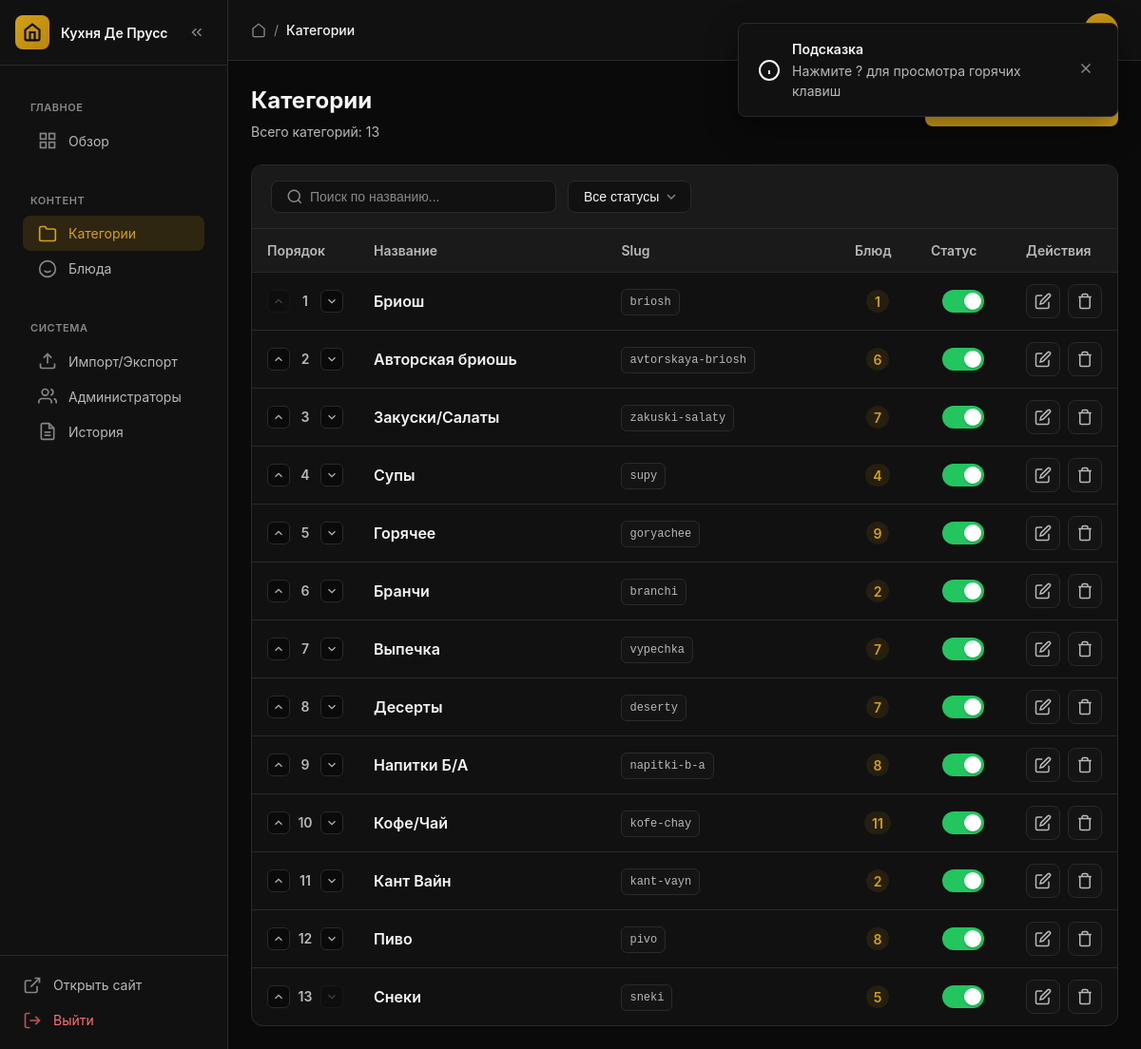
Page /admin/categories (signed in) on the earlier database version.
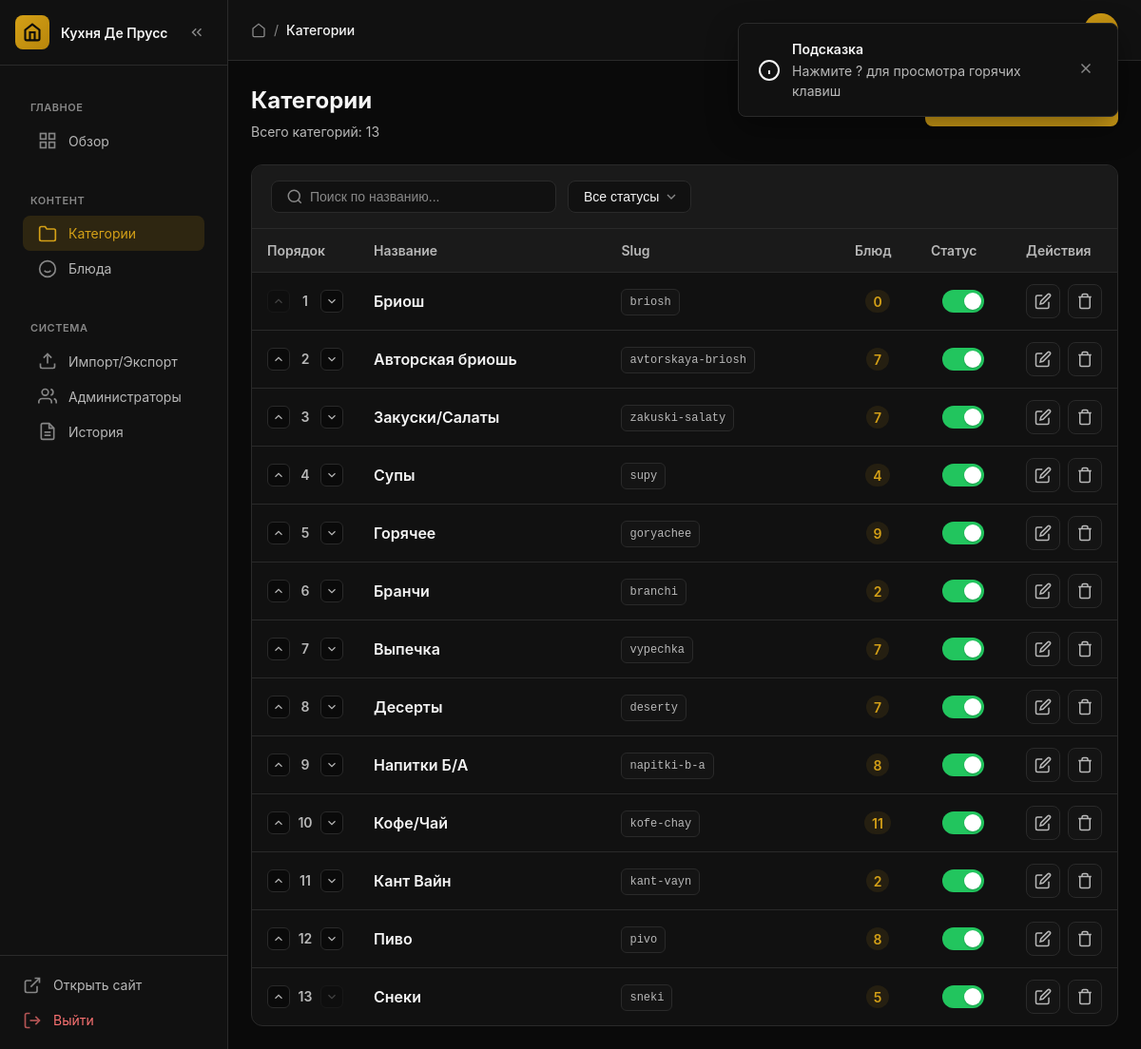
Same page on the later database version.
### app/models/category.py (models this page shows, shortened)
class Category(Base):
    __tablename__ = "categories"
    id = Column(Integer, primary_key=True, autoincrement=True)
    name = Column(String(100), nullable=False)
    slug = Column(String(100), unique=True, nullable=False, index=True)
    description = Column(Text, nullable=True)
    sort_order = Column(Integer, default=0)
    is_active = Column(Boolean, default=True)
    created_at = Column(DateTime(timezone=True), server_default=func.now())
    updated_at = Column(DateTime(timezone=True), server_default=func.now(), onupdate=func.now())
    dishes = relationship("Dish", back_populates="category", lazy="selectin")

### app/api/admin/categories/crud.py (the view)
@router.get("/categories", response_class=HTMLResponse)
async def categories_list(
    request: Request,
    admin: AdminUser = Depends(get_current_admin),
    db: AsyncSession = Depends(get_db)
):
    result = await db.execute(select(Category).order_by(Category.sort_order))
    categories = result.scalars().all()
    return templates.TemplateResponse(
        "admin/categories.html",
        {"request": request, "admin": admin, "categories": categories}
    )

### app/templates/admin/categories.html (shortened to what this page needs)
{% extends "admin/base.html" %}
{% block breadcrumbs %}
<a href="/admin" class="admin-breadcrumbs__item">
    <svg width="16" height="16" viewBox="0 0 24 24" fill="none" stroke="currentColor" stroke-width="2">
        <path d="M3 9l9-7 9 7v11a2 2 0 0 1-2 2H5a2 2 0 0 1-2-2z"></path>
    </svg>
</a>
<span class="admin-breadcrumbs__separator">/</span>
<span class="admin-breadcrumbs__current">Категории</span>
{% endblock %}
{% block content %}
<div class="page-header">
    <div class="page-header__top">
        <div>
            <h1 class="page-title">Категории</h1>
            <p class="page-subtitle">Всего категорий: <span id="totalCount">{{ categories|length }}</span></p>
        </div>
        <div class="page-header__actions">
            <a href="/admin/categories/new" class="btn btn--primary">
            </a>
        </div>
    </div>
</div>
<div class="card">
    <div class="filter-bar">
        <div class="filter-bar__left">
            <div class="filter-bar__search">
                <input type="text" id="searchInput" class="filter-bar__input" placeholder="Поиск по названию...">
            </div>
            <select id="statusFilter" class="filter-bar__select">
                <option value="">Все статусы</option>
            </select>
        </div>
    </div>
    {% if categories %}
    <div class="table-wrapper">
        <table class="table table--sortable table--hoverable" id="categoriesTable">
            <thead>
                <tr>
                    <th class="table__th--w-80 table__th--center">Порядок</th>
                    <th>Название</th>
                    <th>Slug</th>
                    <th class="table__th--w-80 table__th--center">Блюд</th>
                    <th class="table__th--w-100 table__th--center">Статус</th>
                    <th class="table__th--w-100 table__th--center">Действия</th>
                </tr>
            </thead>
            <tbody id="categoriesTableBody">
                {% for cat in categories %}
                <tr data-id="{{ cat.id }}" data-active="{{ 'true' if cat.is_active else 'false' }}">
                    <td class="table__td--center">
                        <div class="reorder-controls">
                            <button type="button" class="reorder-btn reorder-btn--up" onclick="moveRow(this, 'up')" title="Вверх">
                                <svg width="14" height="14" viewBox="0 0 24 24" fill="none" stroke="currentColor" stroke-width="2">
                                    <polyline points="18 15 12 9 6 15"></polyline>
                                </svg>
                            </button>
                            <span class="reorder-position">{{ loop.index }}</span>
                            <button type="button" class="reorder-btn reorder-btn--down" onclick="moveRow(this, 'down')" title="Вниз">
                                <svg width="14" height="14" viewBox="0 0 24 24" fill="none" stroke="currentColor" stroke-width="2">
                                    <polyline points="6 9 12 15 18 9"></polyline>
                                </svg>
                            </button>
                        </div>
                    </td>
                    <td>
                        <strong>{{ cat.name }}</strong>
                    </td>
                    <td>
                        <code class="slug-code">{{ cat.slug }}</code>
                    </td>
                    <td class="table__td--center">
                        <span class="dishes-count-badge">{{ cat.dishes|length }}</span>
                    </td>
                    <td class="table__td--center">
                        <label class="toggle-switch">
                            <span class="toggle-switch__slider"></span>
                        </label>
                    </td>
                    <td class="table__td--center">
                        <div class="action-buttons">
                            <a href="/admin/categories/{{ cat.id }}/edit" class="btn btn--icon" title="Редактировать">
                                <svg width="16" height="16" viewBox="0 0 24 24" fill="none" stroke="currentColor" stroke-width="2">
                                    <path d="M11 4H4a2 2 0 0 0-2 2v14a2 2 0 0 0 2 2h14a2 2 0 0 0 2-2v-7"></path>
                                    <path d="M18.5 2.5a2.121 2.121 0 0 1 3 3L12 15l-4 1 1-4 9.5-9.5z"></path>
                                </svg>
                            </a>
                            <button type="button" class="btn btn--icon btn--icon-danger" onclick="deleteCategory({{ cat.id }}, '{{ cat.name|e }}', {{ cat.dishes|length }})" title="Удалить">
                                <svg width="16" height="16" viewBox="0 0 24 24" fill="none" stroke="currentColor" stroke-width="2">
                                    <polyline points="3 6 5 6 21 6"></polyline>
                                    <path d="M19 6v14a2 2 0 0 1-2 2H7a2 2 0 0 1-2-2V6m3 0V4a2 2 0 0 1 2-2h4a2 2 0 0 1 2 2v2"></path>
                                </svg>
                            </button>
                        </div>
                    </td>
                </tr>
                {% endfor %}
            </tbody>
        </table>
    </div>
    {% endif %}
</div>
{% endblock %}

### app/templates/admin/base.html (shortened to what this page needs)
<!DOCTYPE html>
<html lang="ru">
<head>
    <link rel="stylesheet" href="/static/css/admin/admin.css">
</head>
<body>
    <aside class="admin-sidebar" id="sidebar">
        <div class="admin-sidebar__header">
            <a href="/admin" class="admin-sidebar__logo">
                <span class="admin-sidebar__logo-icon">
                    <svg width="20" height="20" viewBox="0 0 24 24" fill="none" stroke="currentColor" stroke-width="2.5">
                        <path d="M3 9l9-7 9 7v11a2 2 0 0 1-2 2H5a2 2 0 0 1-2-2z"></path>
                        <polyline points="9 22 9 12 15 12 15 22"></polyline>
                    </svg>
                </span>
                <span class="admin-sidebar__logo-text">Кухня Де Прусс</span>
            </a>
            <button class="admin-sidebar__collapse" id="sidebarCollapse" title="Свернуть меню">
                <svg width="18" height="18" viewBox="0 0 24 24" fill="none" stroke="currentColor" stroke-width="2">
                    <polyline points="11 17 6 12 11 7"></polyline>
                    <polyline points="18 17 13 12 18 7"></polyline>
                </svg>
            </button>
        </div>
        <nav class="admin-sidebar__nav">
            <div class="admin-sidebar__section">
                <span class="admin-sidebar__section-title">Главное</span>
                <a href="/admin" class="admin-sidebar__link {% if request.path == '/admin' or request.path == '/admin/' %}active{% endif %}">
                    <svg viewBox="0 0 24 24" fill="none" stroke="currentColor" stroke-width="2">
                        <rect x="3" y="3" width="7" height="7"></rect>
                        <rect x="14" y="3" width="7" height="7"></rect>
                        <rect x="14" y="14" width="7" height="7"></rect>
                        <rect x="3" y="14" width="7" height="7"></rect>
                    </svg>
                    <span>Обзор</span>
                </a>
            </div>
            <div class="admin-sidebar__section">
                <span class="admin-sidebar__section-title">Контент</span>
                <a href="/admin/categories" class="admin-sidebar__link {% if '/categories' in request.path %}active{% endif %}">
                    <svg viewBox="0 0 24 24" fill="none" stroke="currentColor" stroke-width="2">
                        <path d="M22 19a2 2 0 0 1-2 2H4a2 2 0 0 1-2-2V5a2 2 0 0 1 2-2h5l2 3h9a2 2 0 0 1 2 2z"></path>
                    </svg>
                    <span>Категории</span>
                </a>
                <a href="/admin/dishes" class="admin-sidebar__link {% if '/dishes' in request.path %}active{% endif %}">
                    <svg viewBox="0 0 24 24" fill="none" stroke="currentColor" stroke-width="2">
                        <circle cx="12" cy="12" r="10"></circle>
                        <path d="M8 14s1.5 2 4 2 4-2 4-2"></path>
                        <line x1="9" y1="9" x2="9.01" y2="9"></line>
                        <line x1="15" y1="9" x2="15.01" y2="9"></line>
                    </svg>
                    <span>Блюда</span>
                </a>
            </div>
            <div class="admin-sidebar__section">
                <span class="admin-sidebar__section-title">Система</span>
                <a href="/admin/data-exchange" class="admin-sidebar__link {% if '/data-exchange' in request.path %}active{% endif %}">
                    <svg viewBox="0 0 24 24" fill="none" stroke="currentColor" stroke-width="2">
                        <path d="M21 15v4a2 2 0 0 1-2 2H5a2 2 0 0 1-2-2v-4"></path>
                        <polyline points="17 8 12 3 7 8"></polyline>
                        <line x1="12" y1="3" x2="12" y2="15"></line>
                    </svg>
                    <span>Импорт/Экспорт</span>
                </a>
                <a href="/admin/users" class="admin-sidebar__link {% if '/users' in request.path and '/audit' not in request.path %}active{% endif %}">
                    <svg viewBox="0 0 24 24" fill="none" stroke="currentColor" stroke-width="2">
                        <path d="M17 21v-2a4 4 0 0 0-4-4H5a4 4 0 0 0-4 4v2"></path>
                        <circle cx="9" cy="7" r="4"></circle>
                        <path d="M23 21v-2a4 4 0 0 0-3-3.87"></path>
                        <path d="M16 3.13a4 4 0 0 1 0 7.75"></path>
                    </svg>
                    <span>Администраторы</span>
                </a>
                <a href="/admin/audit-logs" class="admin-sidebar__link {% if '/audit-logs' in request.path %}active{% endif %}">
                    <svg viewBox="0 0 24 24" fill="none" stroke="currentColor" stroke-width="2">
                        <path d="M14 2H6a2 2 0 0 0-2 2v16a2 2 0 0 0 2 2h12a2 2 0 0 0 2-2V8z"></path>
                        <polyline points="14 2 14 8 20 8"></polyline>
                        <line x1="16" y1="13" x2="8" y2="13"></line>
                        <line x1="16" y1="17" x2="8" y2="17"></line>
                    </svg>
                    <span>История</span>
                </a>
            </div>
        </nav>
        <div class="admin-sidebar__footer">
            <a href="/" class="admin-sidebar__link" target="_blank">
                <svg viewBox="0 0 24 24" fill="none" stroke="currentColor" stroke-width="2">
                    <path d="M18 13v6a2 2 0 0 1-2 2H5a2 2 0 0 1-2-2V8a2 2 0 0 1 2-2h6"></path>
                    <polyline points="15 3 21 3 21 9"></polyline>
                    <line x1="10" y1="14" x2="21" y2="3"></line>
                </svg>
                <span>Открыть сайт</span>
            </a>
            <a href="/admin/logout" class="admin-sidebar__link admin-sidebar__link--danger">
                <svg viewBox="0 0 24 24" fill="none" stroke="currentColor" stroke-width="2">
                    <path d="M9 21H5a2 2 0 0 1-2-2V5a2 2 0 0 1 2-2h4"></path>
                    <polyline points="16 17 21 12 16 7"></polyline>
                    <line x1="21" y1="12" x2="9" y2="12"></line>
                </svg>
                <span>Выйти</span>
            </a>
        </div>
    </aside>
    <main class="admin-main">
        <header class="admin-header">
            <div class="admin-header__left">
                <nav class="admin-breadcrumbs" aria-label="Breadcrumb">
                    {% block breadcrumbs %}{% endblock %}
                </nav>
            </div>
            <div class="admin-header__right">
                {% if admin %}
                <div class="admin-header__user">
                    <div class="admin-header__avatar">
                    </div>
                </div>
                {% endif %}
            </div>
        </header>
        <div class="admin-main__container">
            {% block content %}{% endblock %}
        </div>
    </main>
</body>
</html>

Differences in the rows shown:
changed Category "Бриош": dishes|length "1" → "0"
changed Category "Авторская бриошь": dishes|length "6" → "7"
